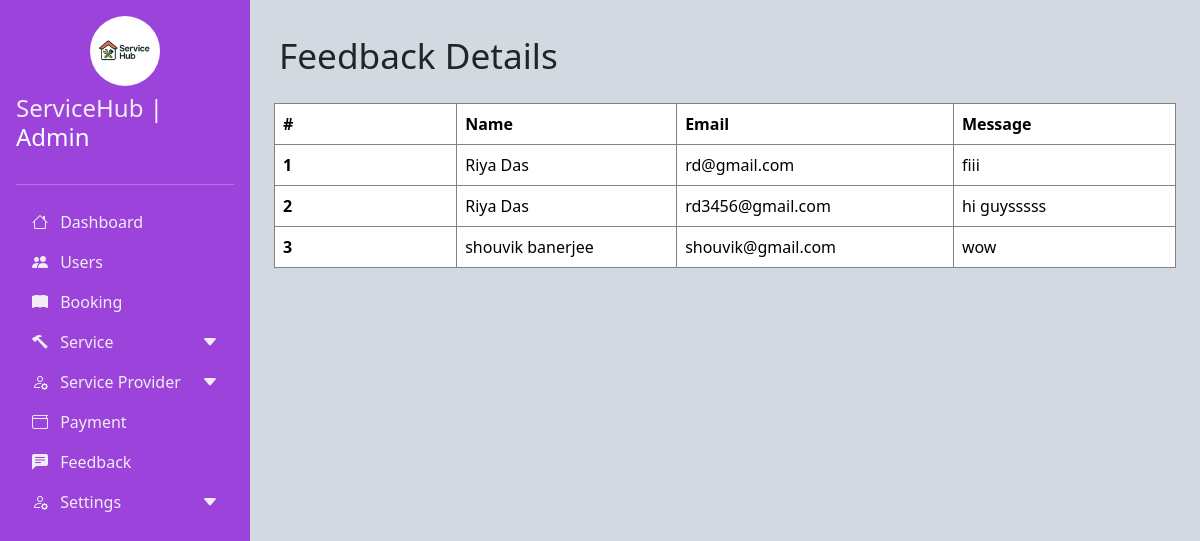
The page /Admin/feedback.php (signed in) on the database its author committed.
### tables this page shows
CREATE TABLE `contact_messages` (
  `id` int(11) NOT NULL,
  `name` varchar(100) NOT NULL,
  `email` varchar(100) NOT NULL,
  `message` text NOT NULL,
  `created_at` timestamp NOT NULL DEFAULT current_timestamp()
);

### Admin/feedback.php (the view, shortened to what this page needs)
<!DOCTYPE html>
<html lang="en">
<head>
    <link href="./css/bootstrap.min.css" rel="stylesheet" >
    <link rel="stylesheet" href="https://cdn.jsdelivr.net/npm/bootstrap-icons@1.10.0/font/bootstrap-icons.css">
    <link rel="stylesheet" href="custom.css">
</head>
<body>
    <div class="d-flex ">
        <?php
            include_once "sidenav.php";
        ?>
        <div class="main-content p-4" id="mainContent">
        <div class="o35">
                    <p style="padding:5px;font-size:2.2rem">Feedback Details</p>
                    <table class="table">
                    <thead>
                        <tr>
                        <th scope="col">#</th>
                        <th scope="col">Name</th>
                        <th scope="col">Email</th>
                        <th scope="col">Message</th>
                        </tr>
                    </thead>
                    <tbody>
                    <?php
                        include_once "connection.php";
                        $count=1;
                        $res=mysqli_query($con,"select * from contact_messages");
                        while($row=mysqli_fetch_array($res))
                        {
                    ?>
                        <tr>
                        <th scope="row"><?php  echo $count++?></th>
                        <td data-label="Booking No"><?php  echo $row['name']?></td>
                        <td data-label="User Name"><?php  echo $row['email']?></td>
                        <td data-label="Service Provider"><?php  echo $row['message'] ?></td>
                        </tr>
                        <?php
                            }
                        ?>
                    </tbody>
                    </table>
                </div>
            </div>
        </div>
</body>
</html>

### Admin/custom.css (style rules this page uses)
body { overflow-x: hidden; background-color: rgb(210, 217, 224); }
.main-content { margin-left: 250px; transition: all 0.3s; }
table th { width:500px; }
table, th,td { border: 1px solid rgb(130, 131, 132); border-style: ridge; }
.table { width: 100%; border-collapse: collapse; }

### rows shown on the page
contact_messages: name "Riya Das", email "rd@gmail.com", message "fiii"
contact_messages: name "Riya Das", email "rd3456@gmail.com", message "hi guysssss"
contact_messages: name "shouvik banerjee", email "shouvik@gmail.com", message "wow"
